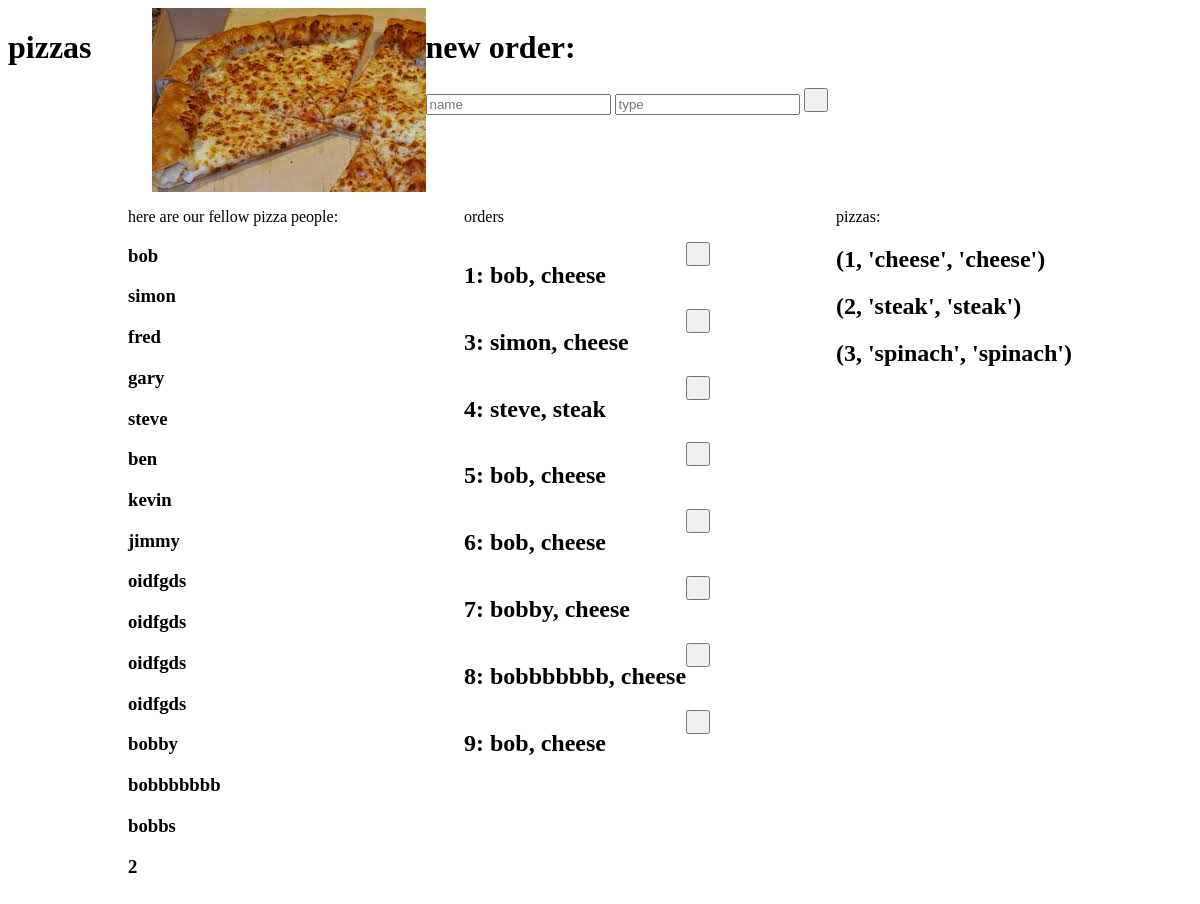
/index, run on the app's committed database.
### ui.py (models this page shows)
class User(db.Model):
    __tablename__ = 'user'
    id = db.Column(db.Integer, primary_key=True)
    name = db.Column(db.String)
    orders = relationship("Order", back_populates="user")

class Pizza(db.Model):
    __tablename__ = 'pizza'
    id = db.Column(db.Integer, primary_key=True)
    name = db.Column(db.String)
    topping = db.Column(db.String)
    orders = relationship("Order", back_populates="pizza")

### ui.py (the view)
@app.route('/index')
def index():
    print('hi')
    info = []
    userss = []
    pzza = []
    pizzas = Pizza.query.all()
    for pizza in pizzas:
        pzza.append((pizza.id, pizza.name, pizza.topping))
    users = User.query.all()
    for user in users:
        print(user)
        info.append((user.name, user.id))
        userss.append(user.name)
    results = User.query.join(User.orders).join(Order.pizza).add_entity(Pizza).add_entity(Order).all()
    oderings = []
    for i in results:
        oderings.append((i[0].name, i[1].topping, i[2].id))
    return render_template('index.html', info=info, results=results, oderings=oderings, userss=userss, pzza=pzza)

### templates/index.html
{% extends 'layout.html' %} {% block content %}
<div class="main-page">
<div class="people">
<p>here are our fellow pizza people:</p>
{% for i in userss %}
<h3>{{i}}</h3>
{% endfor %}
</div>
<div>
    <p>orders</p>
    {% for i in oderings %}
    <form action="/delete/{{i[2]}}" method="POST">
<div class="order">
    <h2>{{i[2]}}: {{i[0]}}, {{i[1]}}</h2> <button type="submit" name="button"></button>
</div>
  </form>
    {% endfor %}
</div>
<div>
<p>pizzas:</p>
{% for i in pzza %}
<h2>{{i}}</h2>
{% endfor %}
</div>
</div>
{% endblock %}

### templates/layout.html (shortened to what this page needs)
<!DOCTYPE html>
<html lang="en">
  <head>
    <link
      rel="stylesheet"
      href="{{url_for('static', filename='css/style.css')}}"
    />
  </head>
  <body>
    <div class="header">
    <h1>pizzas</h1>
    <img src="static\images\Cheese.jpg" alt="">
    <div class="add-order">
        <h1>new order:</h1>
        <form action="{{url_for('add')}}" method="POST">
            <input type="text" placeholder="name", name="name">
            <input type="text" placeholder="type", name="pizza">
            <button type="submit"></button>
        </form>
    </div>
    </div>
    {% block content %}
    {% endblock %}
   </body>
</html>

### static/css/style.css (style rules this page uses)
.main-page { display:flex; flex-direction: row; justify-content: space-between; padding-left:10vw; padding-right:10vw; }
.header { display:flex; flex-direction: row; }
img { padding-left: 5vw; }
.order { display: flex; flex-direction: row; justify-content: space-between; vertical-align: center; }
button { width:2vw; height: 2vw; }

### data on the page
User: name "bob", name "bob" "bob" "bob" "bob"
User: name "simon", name "simon"
User: name "fred"
User: name "gary"
User: name "steve", name "steve"
User: name "ben"
User: name "kevin"
User: name "jimmy"
User: name "oidfgds"
User: name "oidfgds"
User: name "oidfgds"
User: name "oidfgds"
User: name "bobby", name "bobby"
User: name "bobbbbbbb", name "bobbbbbbb"
User: name "bobbs"
Pizza: topping "cheese" "cheese" "cheese" "cheese" "cheese" "cheese" "cheese", i "(1, 'cheese', 'cheese')"
Pizza: topping "steak", i "(2, 'steak', 'steak')"
Pizza: i "(3, 'spinach', 'spinach')"

### other printed values
{{ i }} "2"
{{ i[2] }} "1" "3" "4" "5" "6" "7" "8" "9"
